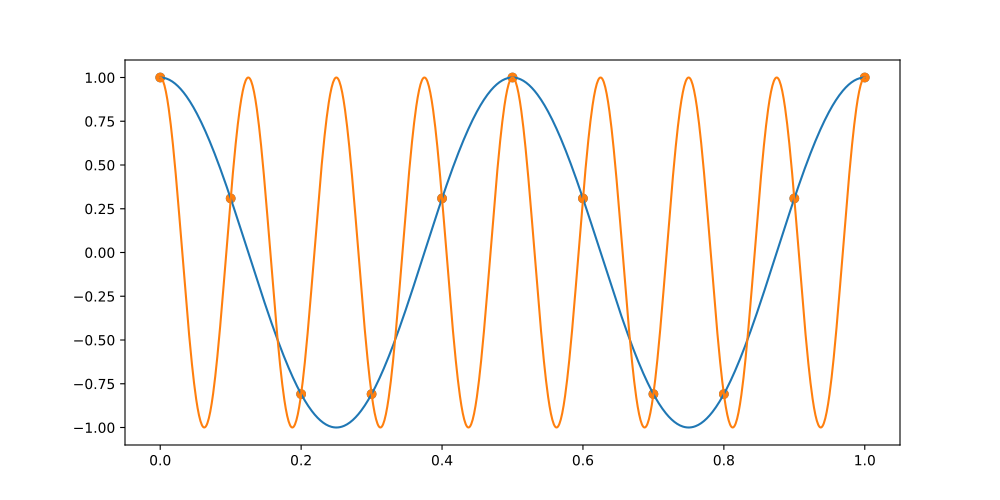

Write the Python code that produced this figure.
import matplotlib.pyplot as plt
import numpy as np

f1 = 2.0 # < 5.0
f2 = 8.0 # > 5.0
fs = 10.0

t = np.linspace(0, 1, 1000)
ts = np.arange(0, 1.0+1/fs, 1/fs)

x1 = np.cos(2 * np.pi * f1 * t)
x2 = np.cos(2 * np.pi * f2 * t)

x1s = np.cos(2 * np.pi * f1 * ts)
x2s = np.cos(2 * np.pi * f2 * ts)

fig, ax = plt.subplots(figsize=(10, 5))

ax.plot(t, x1)
ax.plot(t, x2)
ax.scatter(ts, x1s)
ax.scatter(ts, x2s)

plt.savefig('ex2.pdf')
plt.show()
